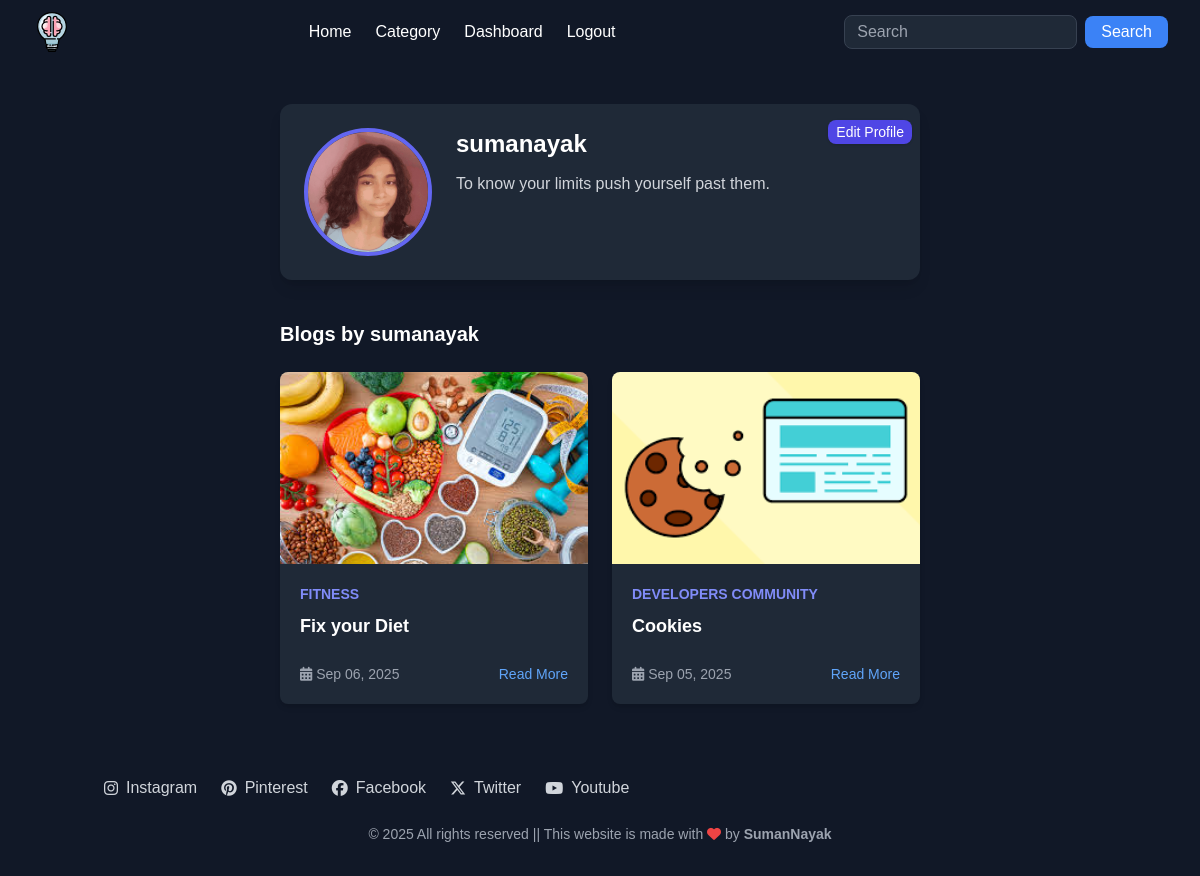
Before: /auth/dashboard/ (signed in) with the older database file.
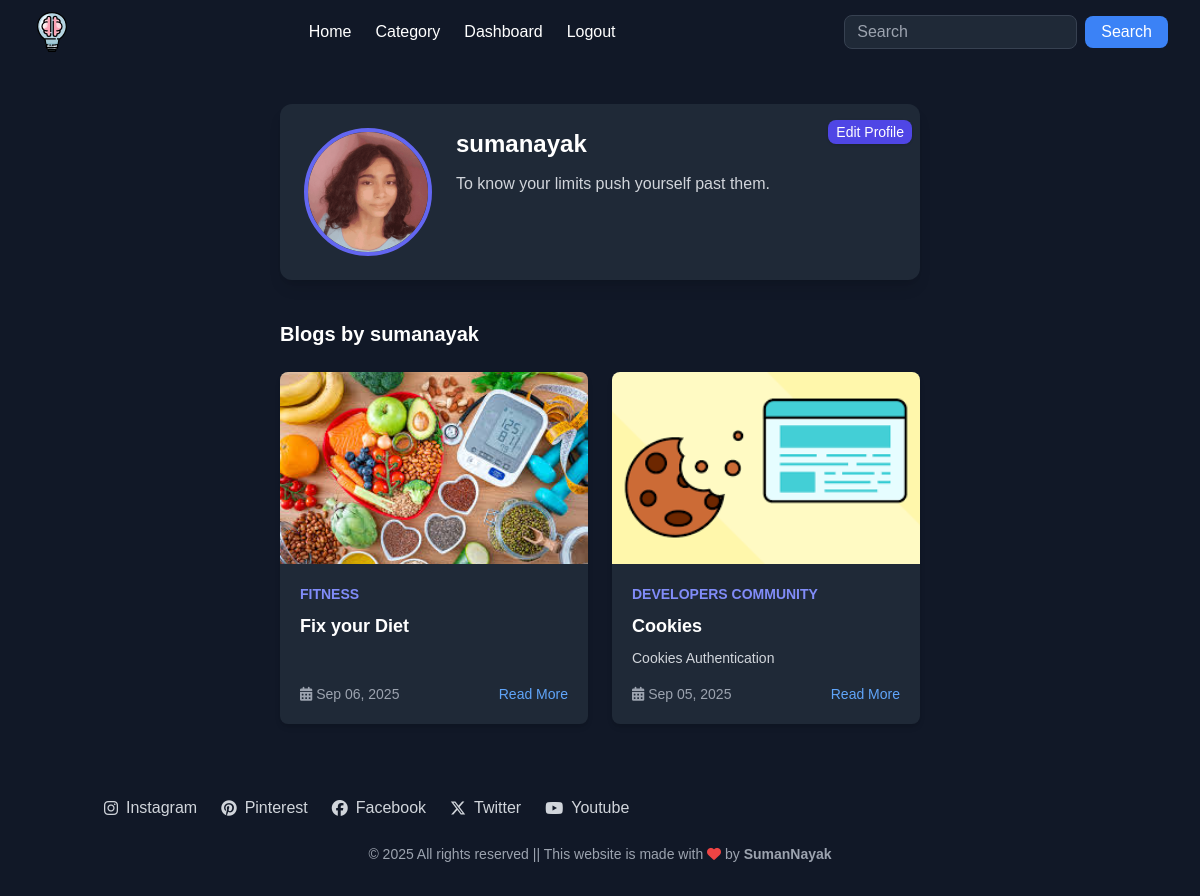
After: the same page with the newer database file.
### post/models.py (models this page shows, shortened)
class Catblog(models.Model):
    category = models.ForeignKey(Category, on_delete=models.CASCADE)
    slug=models.CharField(max_length=150,null=False,blank=False)
    title=models.CharField(max_length=150,null=False,blank=False)
    blog_image=models.ImageField(upload_to=get_image_path,null=True,blank=True)
    small_description=models.CharField(max_length= 250,null=False,blank=False)
    descriptions=models.TextField(max_length= 500,null=False,blank=False)
    author = models.ForeignKey(User,on_delete=models.CASCADE)
    status=models.BooleanField(default=False,help_text="0=default,1=Trending")
    trending=models.BooleanField(default=False,help_text="0=default,1=Trending")
    tag=models.CharField(max_length=150,null=False,blank=False)
    meta_title=models.CharField(max_length=150,null=False,blank=False)
    meta_keywords=models.CharField(max_length=150,null=False,blank=False)
    created_at=models.DateTimeField(auto_now_add=True)
    class Meta:
        ordering = ('-created_at',)

class Category(models.Model):
    slug=models.CharField(max_length=150,null=False,blank=False)
    name=models.CharField(max_length=150,null=False,blank=False)
    image=models.ImageField(upload_to=get_file_path,null=True,blank=True)
    descriptions=models.TextField(max_length= 500,null=False,blank=False)
    status=models.BooleanField(default=False,help_text="0=default,1=Trending")
    meta_title=models.CharField(max_length=150,null=False,blank=False)
    meta_keywords=models.CharField(max_length=150,null=False,blank=False)
    created_at=models.DateTimeField(auto_now_add=True)

### users/views.py (the view)
# urls.py: path('dashboard/', views.dashboard, name='dashboard'),
@login_required
def dashboard(request):
    profile = Profile.objects.filter(author=request.user).first()
    post = Catblog.objects.filter(author=request.user)
    return render(request,'dashboard.html',{'profile':profile,'post':post})

### templates/dashboard.html (shortened to what this page needs)
{% extends 'base.html' %}
{% load static %}
{% block content %}
<section class="py-10 bg-gray-900 text-gray-100">
  <div class="max-w-2xl mx-auto px-4">
    <div class="bg-gray-800 rounded-xl p-6 shadow-lg flex flex-col md:flex-row items-center md:items-start md:space-x-6 relative">
      <img src="{{ profile.pic.url }}" alt="{{ profile.author.username }}"
           class="w-32 h-32 rounded-full object-cover border-4 border-indigo-500">
      <div class="mt-4 md:mt-0 text-center md:text-left flex-1">
        <h2 class="text-2xl font-bold text-white">{{ profile.author.username }}</h2>
        <p class="mt-3 text-gray-300">{{ profile.bio }}</p>
      </div>
      {% if request.user == profile.author %}
      <div class="absolute top-4 right-2">
        <a href="{% url 'profile_edit' %}"
           class="px-2 py-1 text-sm font-medium bg-indigo-600 hover:bg-indigo-700 text-white rounded-lg shadow transition">
          Edit Profile
        </a>
      </div>
      {% endif %}
    </div>
    <div class="mt-10">
      <h3 class="text-xl font-bold text-white mb-6">Blogs by {{ profile.author.username }}</h3>
      {% if post %}
        <div class="grid gap-6 sm:grid-cols-2">
          {% for blog in post %}
            <div class="bg-gray-800 rounded-lg shadow-md overflow-hidden flex flex-col">
              {% if blog.blog_image %}
                <img src="{{ blog.blog_image.url }}" alt="{{ blog.title }}" class="h-48 w-full object-cover">
              {% else %}
                <div class="h-48 w-full bg-gray-700 flex items-center justify-center text-gray-400">
                  No Image
                </div>
              {% endif %}
              <div class="p-5 flex-1 flex flex-col">
                <span class="text-sm text-indigo-400 font-semibold uppercase">{{ blog.category.name }}</span>
                <h4 class="text-lg font-bold text-white mt-2">{{ blog.title }}</h4>
                <p class="text-gray-300 text-sm mt-2 line-clamp-3">{{ blog.small_description }}</p>
                <div class="mt-auto flex items-center justify-between text-sm text-gray-400 pt-4">
                  <span><i class="fas fa-calendar-alt"></i> {{ blog.created_at|date:"M d, Y" }}</span>
                  <a href="{% url 'blog_view' blog.category.slug blog.slug %}" class="text-blue-400 hover:underline">Read More</a>
                </div>
              </div>
            </div>
          {% endfor %}
        </div>
      {% else %}
        <p class="text-gray-400">No posts yet.</p>
      {% endif %}
    </div>
  </div>
</section>
{% endblock %}

Changed rows visible on the page:
changed Catblog "Cookies": small_description (not shown) → "Cookies Authentication"
